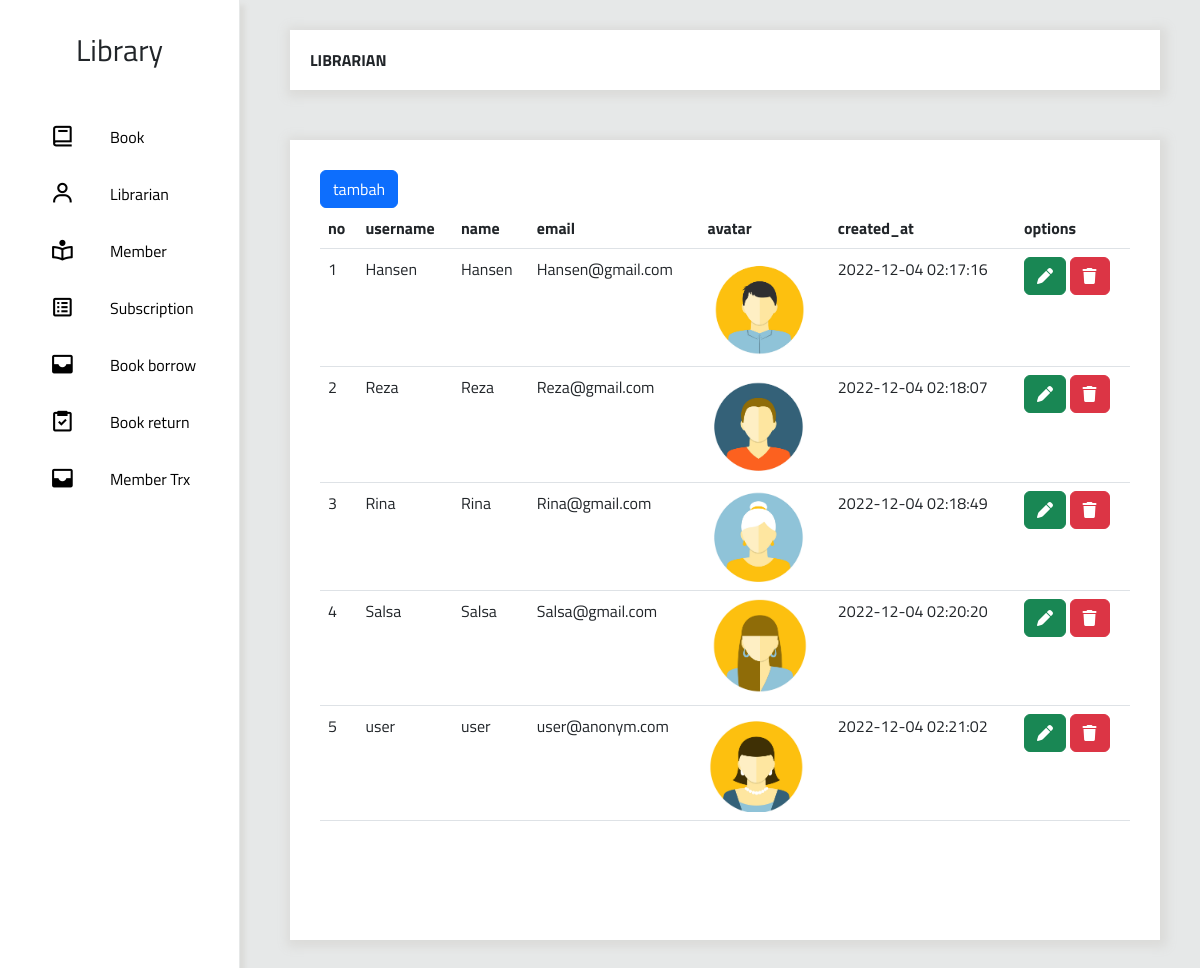
The page /index.php/librarian on the database its author committed.
### tables this page shows
CREATE TABLE `librarians` (
  `id` int(11) NOT NULL,
  `username` varchar(10) DEFAULT NULL,
  `name` varchar(100) DEFAULT NULL,
  `email` varchar(100) DEFAULT NULL,
  `password` varchar(100) DEFAULT NULL,
  `avatar` varchar(200) NOT NULL,
  `created_at` timestamp NOT NULL DEFAULT current_timestamp() ON UPDATE current_timestamp(),
  `updated_at` timestamp NULL DEFAULT NULL
);

### application/controllers/Librarian.php (called while the page is built, shortened)
<?php
class Librarian extends CI_Controller
{
    public function __construct()
    {
        $this->load->model('Librarian_model', 'librarian');
        $this->load->library('form_validation');
    }
    public function index()
    {
        $data['librarians'] = $this->librarian->all();
        $this->load->view('template/header3');
        $this->load->view('template/navbar');
        $this->load->view('librarian/index', $data);
        $this->load->view('template/footer');
    }
}

### index.php (called while the page is built, shortened)
<?php
require_once BASEPATH.'core/CodeIgniter.php';

### application/models/Librarian_model.php (called while the page is built, shortened)
<?php
class Librarian_model extends CI_Model{
    protected $table= 'librarians';
    public function all(){
        return $this->db->query("SELECT * from $this->table")->result();
    }
}

### application/views/librarian/index.php (the view, shortened to what this page needs)
<div class="content">
            <div class="top bg-white" style="font-weight:bold;padding-left:20px;display:grid; align-items:center">
                LIBRARIAN
            </div>
            <div class="bottom">
<table class="table">
<a href="<?= base_url('index.php/librarian/add')?>" class="btn btn-primary"> tambah</a>
    <tr>
      <th scope="col">no</th>
      <th scope="col">username</th>
      <th scope="col">name</th>
      <th scope="col">email</th>
      <th scope="col">avatar</th>
      <th scope="col">created_at</th>
      <th scope="col">options</th>
    </tr>
    <tr>
        <?php
        $no=1;
        foreach($librarians as $key=>$lib) { ?>
            <tr>
                <td><?= $no++ ?> </td>
                <td><?= $lib->username ?></td>
                <td><?= $lib->name ?></td>
                <td><?= $lib->email ?></td>
                <td><img src="<?= base_url("/assets/img/$lib->avatar")?>" width="100px"></td>
                <td><?= $lib->created_at ?></td>
                <td><a href="<?= base_url('index.php/librarian/edit/'.$lib->id)?>" class="btn btn-success"><i class="fa-solid fa-pen"></i>
</a>
                <a href="<?= base_url('index.php/librarian/delete/'.$lib->id)?>" class="btn btn-danger"><i class="fa-solid fa-trash"></i></a>
            </td>
            </tr>
        <?php } ?>
</table>

### application/views/template/header3.php (shortened to what this page needs)
<!DOCTYPE html>
<html lang="en">
<head>
    <link href="https://cdn.jsdelivr.net/npm/bootstrap@5.2.3/dist/css/bootstrap.min.css" rel="stylesheet"
>
    <link href='https://unpkg.com/boxicons@2.1.4/css/boxicons.min.css' rel='stylesheet'>
    <link rel="stylesheet" href="https://cdnjs.cloudflare.com/ajax/libs/font-awesome/6.2.1/css/all.min.css" />
</head>
<body>
    <div class="wall">
        <div></div>
        <div class="navigation" style=" border-right: 1px solid #e6e8e8 ">
            <div class="brand" style="height: 100px;">Library</div>
            <a href="<?= base_url('index.php/book/index')?>">
                <div class="item"><i class='bx bx-book bx-sm'></i><span>Book</span></div>
            </a>
            <a href="<?= base_url('index.php/librarian/index')?>">
                <div class="item"><i class='bx bx-user bx-sm'></i><span>Librarian</span></div>
            </a>
            <a href="<?= base_url('index.php/member/index')?>">
                <div class="item"><i class='bx bx-book-reader bx-sm'></i></i><span>Member</span></div>
            </a>
            <a href="<?= base_url('index.php/subscription/index')?>">
                <div class="item"><i class='bx bx-spreadsheet bx-sm'></i><span>Subscription</span></div>
            </a>
            <a  href="<?= base_url('index.php/booktrx/index')?>">
                <div class="item"><i class='bx bxs-inbox bx-sm'></i><span>Book borrow</span></div>
            </a>
            <a href="#">
                <div class="item"><i class='bx bx-task bx-sm'></i><span>Book return</span></div>
            </a>
            <a  href="<?= base_url('index.php/membertrx/index')?>">
                <div class="item"><i class='bx bxs-inbox bx-sm'></i><span>Member Trx</span></div>
            </a>
        </div>

### application/views/template/footer.php
    </div>
    </div>
</body>
</html>

### application/views/template/header3.php (style rules this page uses)
* { font-family: 'Titillium Web', sans-serif }
.wall { height: 100vh; width: 100%; display: grid; grid-template-columns: 250px auto; }
body { background-color: #e6e8e8; }
.content { display: grid; grid-template-rows: 90px auto; }
.navigation, .content { height: 100%; }
.navigation { box-shadow: 5px 5px 5px #dbdbd9; background-color: white; z-index: 2; width: 240px; }
.navigation a { text-decoration: none; }
.brand { display: grid; align-items: center; height: 200px; font-size: 30px; justify-items: center; }
.item { text-decoration: none; height: 20px; width: 100%; background-color: white; margin-top: 17px; padding: 20px; color: black; text-decoration: none; display: grid; grid-template-columns: 60px auto; align-content: center; padding-left: 50px; }
* { text-decoration: none; }
.brand { height: 40px; width: 100%; }
.top { margin: 30px 40px 0 40px; box-shadow: 2px 2px 10px 5px #dbdbd9; }
.bottom { margin: 50px 40px 40px 40px; min-height: 100vh; box-shadow: 2px 2px 10px 5px #dbdbd9; background-color: white; padding: 30px; }
.navigation { position: fixed; }

### rows shown on the page
librarians: username "Hansen", name "Hansen", email "Hansen@gmail.com", avatar (picture), created_at "2022-12-04 02:17:16"
librarians: username "Reza", name "Reza", email "Reza@gmail.com", avatar (picture), created_at "2022-12-04 02:18:07"
librarians: username "Rina", name "Rina", email "Rina@gmail.com", avatar (picture), created_at "2022-12-04 02:18:49"
librarians: username "Salsa", name "Salsa", email "Salsa@gmail.com", avatar (picture), created_at "2022-12-04 02:20:20"
librarians: username "user", name "user", email "user@anonym.com", avatar (picture), created_at "2022-12-04 02:21:02"
